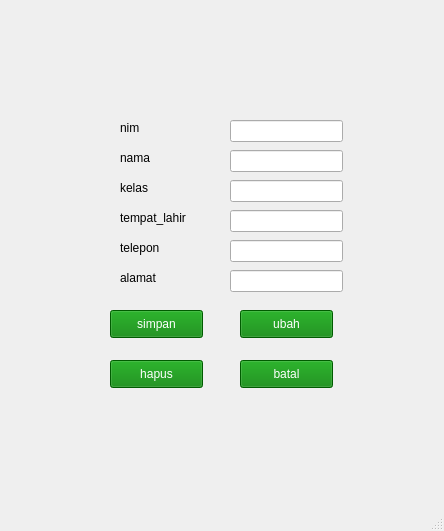
<?xml version="1.0" encoding="UTF-8"?>
<ui version="4.0">
 <class>MainWindow</class>
 <widget class="QMainWindow" name="MainWindow">
  <property name="geometry">
   <rect>
    <x>0</x>
    <y>0</y>
    <width>444</width>
    <height>531</height>
   </rect>
  </property>
  <property name="windowTitle">
   <string>MainWindow</string>
  </property>
  <widget class="QWidget" name="centralwidget">
   <widget class="QLabel" name="label">
    <property name="geometry">
     <rect>
      <x>120</x>
      <y>120</y>
      <width>55</width>
      <height>16</height>
     </rect>
    </property>
    <property name="text">
     <string>nim</string>
    </property>
   </widget>
   <widget class="QLabel" name="label_2">
    <property name="geometry">
     <rect>
      <x>120</x>
      <y>150</y>
      <width>55</width>
      <height>16</height>
     </rect>
    </property>
    <property name="text">
     <string>nama</string>
    </property>
   </widget>
   <widget class="QLabel" name="label_3">
    <property name="geometry">
     <rect>
      <x>120</x>
      <y>180</y>
      <width>55</width>
      <height>16</height>
     </rect>
    </property>
    <property name="text">
     <string>kelas</string>
    </property>
   </widget>
   <widget class="QLabel" name="label_4">
    <property name="geometry">
     <rect>
      <x>120</x>
      <y>210</y>
      <width>81</width>
      <height>16</height>
     </rect>
    </property>
    <property name="text">
     <string>tempat_lahir</string>
    </property>
   </widget>
   <widget class="QLabel" name="label_5">
    <property name="geometry">
     <rect>
      <x>120</x>
      <y>240</y>
      <width>55</width>
      <height>16</height>
     </rect>
    </property>
    <property name="text">
     <string>telepon</string>
    </property>
   </widget>
   <widget class="QLabel" name="label_6">
    <property name="geometry">
     <rect>
      <x>120</x>
      <y>270</y>
      <width>55</width>
      <height>16</height>
     </rect>
    </property>
    <property name="text">
     <string>alamat</string>
    </property>
   </widget>
   <widget class="QPushButton" name="pushButton">
    <property name="geometry">
     <rect>
      <x>110</x>
      <y>310</y>
      <width>93</width>
      <height>28</height>
     </rect>
    </property>
    <property name="styleSheet">
     <string notr="true">QPushButton {
    background-color: green;
    color: white;
}
</string>
    </property>
    <property name="text">
     <string>simpan</string>
    </property>
   </widget>
   <widget class="QPushButton" name="pushButton_2">
    <property name="geometry">
     <rect>
      <x>240</x>
      <y>310</y>
      <width>93</width>
      <height>28</height>
     </rect>
    </property>
    <property name="styleSheet">
     <string notr="true">QPushButton {
    background-color: green;
    color: white;
}
</string>
    </property>
    <property name="text">
     <string>ubah</string>
    </property>
   </widget>
   <widget class="QPushButton" name="pushButton_3">
    <property name="geometry">
     <rect>
      <x>110</x>
      <y>360</y>
      <width>93</width>
      <height>28</height>
     </rect>
    </property>
    <property name="styleSheet">
     <string notr="true">QPushButton {
    background-color: green;
    color: white;
}
</string>
    </property>
    <property name="text">
     <string>hapus</string>
    </property>
   </widget>
   <widget class="QPushButton" name="pushButton_4">
    <property name="geometry">
     <rect>
      <x>240</x>
      <y>360</y>
      <width>93</width>
      <height>28</height>
     </rect>
    </property>
    <property name="styleSheet">
     <string notr="true">QPushButton {
    background-color: green;
    color: white;
}
</string>
    </property>
    <property name="text">
     <string>batal</string>
    </property>
   </widget>
   <widget class="QLineEdit" name="lineEdit">
    <property name="geometry">
     <rect>
      <x>230</x>
      <y>120</y>
      <width>113</width>
      <height>22</height>
     </rect>
    </property>
   </widget>
   <widget class="QLineEdit" name="lineEdit_2">
    <property name="geometry">
     <rect>
      <x>230</x>
      <y>150</y>
      <width>113</width>
      <height>22</height>
     </rect>
    </property>
   </widget>
   <widget class="QLineEdit" name="lineEdit_3">
    <property name="geometry">
     <rect>
      <x>230</x>
      <y>180</y>
      <width>113</width>
      <height>22</height>
     </rect>
    </property>
   </widget>
   <widget class="QLineEdit" name="lineEdit_4">
    <property name="geometry">
     <rect>
      <x>230</x>
      <y>210</y>
      <width>113</width>
      <height>22</height>
     </rect>
    </property>
   </widget>
   <widget class="QLineEdit" name="lineEdit_5">
    <property name="geometry">
     <rect>
      <x>230</x>
      <y>240</y>
      <width>113</width>
      <height>22</height>
     </rect>
    </property>
   </widget>
   <widget class="QLineEdit" name="lineEdit_6">
    <property name="geometry">
     <rect>
      <x>230</x>
      <y>270</y>
      <width>113</width>
      <height>22</height>
     </rect>
    </property>
   </widget>
  </widget>
  <widget class="QMenuBar" name="menubar">
   <property name="geometry">
    <rect>
     <x>0</x>
     <y>0</y>
     <width>444</width>
     <height>26</height>
    </rect>
   </property>
  </widget>
  <widget class="QStatusBar" name="statusbar"/>
 </widget>
 <resources/>
 <connections/>
</ui>
